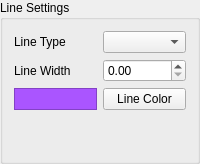
               <widget class="QGroupBox" name="gbLineSettings">
                <property name="minimumSize">
                 <size>
                  <width>150</width>
                  <height>0</height>
                 </size>
                </property>
                <property name="title">
                 <string>Line Settings</string>
                </property>
                <property name="flat">
                 <bool>true</bool>
                </property>
                <layout class="QGridLayout" name="gridLayout_19">
                 <item row="0" column="0">
                  <layout class="QVBoxLayout" name="verticalLayout_16">
                   <item>
                    <layout class="QVBoxLayout" name="verticalLayout_6">
                     <item>
                      <layout class="QHBoxLayout" name="horizontalLayout_4">
                       <item>
                        <widget class="QLabel" name="lbLineType">
                         <property name="text">
                          <string>Line Type</string>
                         </property>
                         <property name="wordWrap">
                          <bool>false</bool>
                         </property>
                        </widget>
                       </item>
                       <item>
                        <widget class="QComboBox" name="cmbLineType"/>
                       </item>
                      </layout>
                     </item>
                     <item>
                      <layout class="QHBoxLayout" name="horizontalLayout_3">
                       <item>
                        <widget class="QLabel" name="lbLineWidth">
                         <property name="text">
                          <string>Line Width</string>
                         </property>
                         <property name="wordWrap">
                          <bool>false</bool>
                         </property>
                        </widget>
                       </item>
                       <item>
                        <widget class="QDoubleSpinBox" name="m_lineWidthDoubleSpinBox"/>
                       </item>
                      </layout>
                     </item>
                     <item>
                      <layout class="QHBoxLayout" name="horizontalLayout_2">
                       <item>
                        <widget class="QFrame" name="fraLineColor">
                         <property name="palette">
                          <palette>
                           <active>
                            <colorrole role="WindowText">
                             <brush brushstyle="SolidPattern">
                              <color alpha="255">
                               <red>0</red>
                               <green>0</green>
                               <blue>0</blue>
                              </color>
                             </brush>
                            </colorrole>
                            <colorrole role="Button">
                             <brush brushstyle="SolidPattern">
                              <color alpha="255">
                               <red>212</red>
                               <green>208</green>
                               <blue>200</blue>
                              </color>
                             </brush>
                            </colorrole>
                            <colorrole role="Light">
                             <brush brushstyle="SolidPattern">
                              <color alpha="255">
                               <red>255</red>
                               <green>255</green>
                               <blue>255</blue>
                              </color>
                             </brush>
                            </colorrole>
                            <colorrole role="Midlight">
                             <brush brushstyle="SolidPattern">
                              <color alpha="255">
                               <red>233</red>
                               <green>231</green>
                               <blue>227</blue>
                              </color>
                             </brush>
                            </colorrole>
                            <colorrole role="Dark">
                             <brush brushstyle="SolidPattern">
                              <color alpha="255">
                               <red>106</red>
                               <green>104</green>
                               <blue>100</blue>
                              </color>
                             </brush>
                            </colorrole>
                            <colorrole role="Mid">
                             <brush brushstyle="SolidPattern">
                              <color alpha="255">
                               <red>141</red>
                               <green>138</green>
                               <blue>133</blue>
                              </color>
                             </brush>
                            </colorrole>
                            <colorrole role="Text">
                             <brush brushstyle="SolidPattern">
                              <color alpha="255">
                               <red>0</red>
                               <green>0</green>
                               <blue>0</blue>
                              </color>
                             </brush>
                            </colorrole>
                            <colorrole role="BrightText">
                             <brush brushstyle="SolidPattern">
                              <color alpha="255">
                               <red>255</red>
                               <green>255</green>
                               <blue>255</blue>
                              </color>
                             </brush>
                            </colorrole>
                            <colorrole role="ButtonText">
                             <brush brushstyle="SolidPattern">
                              <color alpha="255">
                               <red>0</red>
                               <green>0</green>
                               <blue>0</blue>
                              </color>
                             </brush>
                            </colorrole>
                            <colorrole role="Base">
                             <brush brushstyle="SolidPattern">
                              <color alpha="255">
                               <red>255</red>
                               <green>255</green>
                               <blue>255</blue>
                              </color>
                             </brush>
                            </colorrole>
                            <colorrole role="Window">
                             <brush brushstyle="SolidPattern">
                              <color alpha="255">
                               <red>170</red>
                               <green>85</green>
                               <blue>255</blue>
                              </color>
                             </brush>
                            </colorrole>
                            <colorrole role="Shadow">
                             <brush brushstyle="SolidPattern">
                              <color alpha="255">
                               <red>0</red>
                               <green>0</green>
                               <blue>0</blue>
                              </color>
                             </brush>
                            </colorrole>
                            <colorrole role="Highlight">
                             <brush brushstyle="SolidPattern">
                              <color alpha="255">
                               <red>0</red>
                               <green>0</green>
                               <blue>128</blue>
                              </color>
                             </brush>
                            </colorrole>
                            <colorrole role="HighlightedText">
                             <brush brushstyle="SolidPattern">
                              <color alpha="255">
                               <red>255</red>
                               <green>255</green>
                               <blue>255</blue>
                              </color>
                             </brush>
                            </colorrole>
                            <colorrole role="Link">
                             <brush brushstyle="SolidPattern">
                              <color alpha="255">
                               <red>0</red>
                               <green>0</green>
                               <blue>0</blue>
                              </color>
                             </brush>
                            </colorrole>
                            <colorrole role="LinkVisited">
                             <brush brushstyle="SolidPattern">
                              <color alpha="255">
                               <red>0</red>
                               <green>0</green>
                               <blue>0</blue>
                              </color>
                             </brush>
                            </colorrole>
                           </active>
                           <inactive>
                            <colorrole role="WindowText">
                             <brush brushstyle="SolidPattern">
                              <color alpha="255">
                               <red>0</red>
                               <green>0</green>
                               <blue>0</blue>
                              </color>
                             </brush>
                            </colorrole>
                            <colorrole role="Button">
                             <brush brushstyle="SolidPattern">
                              <color alpha="255">
                               <red>212</red>
                               <green>208</green>
                               <blue>200</blue>
                              </color>
                             </brush>
                            </colorrole>
                            <colorrole role="Light">
                             <brush brushstyle="SolidPattern">
                              <color alpha="255">
                               <red>255</red>
                               <green>255</green>
                               <blue>255</blue>
                              </color>
                             </brush>
                            </colorrole>
                            <colorrole role="Midlight">
                             <brush brushstyle="SolidPattern">
                              <color alpha="255">
                               <red>243</red>
                               <green>239</green>
                               <blue>230</blue>
                              </color>
                             </brush>
                            </colorrole>
                            <colorrole role="Dark">
                             <brush brushstyle="SolidPattern">
                              <color alpha="255">
                               <red>106</red>
                               <green>104</green>
                               <blue>100</blue>
                              </color>
                             </brush>
                            </colorrole>
                            <colorrole role="Mid">
                             <brush brushstyle="SolidPattern">
                              <color alpha="255">
                               <red>141</red>
                               <green>138</green>
                               <blue>133</blue>
                              </color>
                             </brush>
                            </colorrole>
                            <colorrole role="Text">
                             <brush brushstyle="SolidPattern">
                              <color alpha="255">
                               <red>0</red>
                               <green>0</green>
                               <blue>0</blue>
                              </color>
                             </brush>
                            </colorrole>
                            <colorrole role="BrightText">
                             <brush brushstyle="SolidPattern">
                              <color alpha="255">
                               <red>255</red>
                               <green>255</green>
                               <blue>255</blue>
                              </color>
                             </brush>
                            </colorrole>
                            <colorrole role="ButtonText">
                             <brush brushstyle="SolidPattern">
                              <color alpha="255">
                               <red>0</red>
                               <green>0</green>
                               <blue>0</blue>
                              </color>
                             </brush>
                            </colorrole>
                            <colorrole role="Base">
                             <brush brushstyle="SolidPattern">
                              <color alpha="255">
                               <red>255</red>
                               <green>255</green>
                               <blue>255</blue>
                              </color>
                             </brush>
                            </colorrole>
                            <colorrole role="Window">
                             <brush brushstyle="SolidPattern">
                              <color alpha="255">
                               <red>170</red>
                               <green>85</green>
                               <blue>255</blue>
                              </color>
                             </brush>
                            </colorrole>
                            <colorrole role="Shadow">
                             <brush brushstyle="SolidPattern">
                              <color alpha="255">
                               <red>0</red>
                               <green>0</green>
                               <blue>0</blue>
                              </color>
                             </brush>
                            </colorrole>
                            <colorrole role="Highlight">
                             <brush brushstyle="SolidPattern">
                              <color alpha="255">
                               <red>0</red>
                               <green>0</green>
                               <blue>128</blue>
                              </color>
                             </brush>
                            </colorrole>
                            <colorrole role="HighlightedText">
                             <brush brushstyle="SolidPattern">
                              <color alpha="255">
                               <red>255</red>
                               <green>255</green>
                               <blue>255</blue>
                              </color>
                             </brush>
                            </colorrole>
                            <colorrole role="Link">
                             <brush brushstyle="SolidPattern">
                              <color alpha="255">
                               <red>0</red>
                               <green>0</green>
                               <blue>255</blue>
                              </color>
                             </brush>
                            </colorrole>
                            <colorrole role="LinkVisited">
                             <brush brushstyle="SolidPattern">
                              <color alpha="255">
                               <red>255</red>
                               <green>0</green>
                               <blue>255</blue>
                              </color>
                             </brush>
                            </colorrole>
                           </inactive>
                           <disabled>
                            <colorrole role="WindowText">
                             <brush brushstyle="SolidPattern">
                              <color alpha="255">
                               <red>128</red>
                               <green>128</green>
                               <blue>128</blue>
                              </color>
                             </brush>
                            </colorrole>
                            <colorrole role="Button">
                             <brush brushstyle="SolidPattern">
                              <color alpha="255">
                               <red>212</red>
                               <green>208</green>
                               <blue>200</blue>
                              </color>
                             </brush>
                            </colorrole>
                            <colorrole role="Light">
                             <brush brushstyle="SolidPattern">
                              <color alpha="255">
                               <red>255</red>
                               <green>255</green>
                               <blue>255</blue>
                              </color>
                             </brush>
                            </colorrole>
                            <colorrole role="Midlight">
                             <brush brushstyle="SolidPattern">
                              <color alpha="255">
                               <red>243</red>
                               <green>239</green>
                               <blue>230</blue>
                              </color>
                             </brush>
                            </colorrole>
                            <colorrole role="Dark">
                             <brush brushstyle="SolidPattern">
                              <color alpha="255">
                               <red>106</red>
                               <green>104</green>
                               <blue>100</blue>
                              </color>
                             </brush>
                            </colorrole>
                            <colorrole role="Mid">
                             <brush brushstyle="SolidPattern">
                              <color alpha="255">
                               <red>141</red>
                               <green>138</green>
                               <blue>133</blue>
                              </color>
                             </brush>
                            </colorrole>
                            <colorrole role="Text">
                             <brush brushstyle="SolidPattern">
                              <color alpha="255">
                               <red>128</red>
                               <green>128</green>
                               <blue>128</blue>
                              </color>
                             </brush>
                            </colorrole>
                            <colorrole role="BrightText">
                             <brush brushstyle="SolidPattern">
                              <color alpha="255">
                               <red>255</red>
                               <green>255</green>
                               <blue>255</blue>
                              </color>
                             </brush>
                            </colorrole>
                            <colorrole role="ButtonText">
                             <brush brushstyle="SolidPattern">
                              <color alpha="255">
                               <red>128</red>
                               <green>128</green>
                               <blue>128</blue>
                              </color>
                             </brush>
                            </colorrole>
                            <colorrole role="Base">
                             <brush brushstyle="SolidPattern">
                              <color alpha="255">
                               <red>255</red>
                               <green>255</green>
                               <blue>255</blue>
                              </color>
                             </brush>
                            </colorrole>
                            <colorrole role="Window">
                             <brush brushstyle="SolidPattern">
                              <color alpha="255">
                               <red>170</red>
                               <green>85</green>
                               <blue>255</blue>
                              </color>
                             </brush>
                            </colorrole>
                            <colorrole role="Shadow">
                             <brush brushstyle="SolidPattern">
                              <color alpha="255">
                               <red>0</red>
                               <green>0</green>
                               <blue>0</blue>
                              </color>
                             </brush>
                            </colorrole>
                            <colorrole role="Highlight">
                             <brush brushstyle="SolidPattern">
                              <color alpha="255">
                               <red>0</red>
                               <green>0</green>
                               <blue>128</blue>
                              </color>
                             </brush>
                            </colorrole>
                            <colorrole role="HighlightedText">
                             <brush brushstyle="SolidPattern">
                              <color alpha="255">
                               <red>255</red>
                               <green>255</green>
                               <blue>255</blue>
                              </color>
                             </brush>
                            </colorrole>
                            <colorrole role="Link">
                             <brush brushstyle="SolidPattern">
                              <color alpha="255">
                               <red>0</red>
                               <green>0</green>
                               <blue>255</blue>
                              </color>
                             </brush>
                            </colorrole>
                            <colorrole role="LinkVisited">
                             <brush brushstyle="SolidPattern">
                              <color alpha="255">
                               <red>255</red>
                               <green>0</green>
                               <blue>255</blue>
                              </color>
                             </brush>
                            </colorrole>
                           </disabled>
                          </palette>
                         </property>
                         <property name="autoFillBackground">
                          <bool>true</bool>
                         </property>
                         <property name="frameShape">
                          <enum>QFrame::StyledPanel</enum>
                         </property>
                         <property name="frameShadow">
                          <enum>QFrame::Raised</enum>
                         </property>
                        </widget>
                       </item>
                       <item>
                        <widget class="QPushButton" name="pbLineColor">
                         <property name="text">
                          <string>Line Color</string>
                         </property>
                        </widget>
                       </item>
                      </layout>
                     </item>
                    </layout>
                   </item>
                   <item>
                    <spacer name="verticalSpacer_6">
                     <property name="orientation">
                      <enum>Qt::Vertical</enum>
                     </property>
                     <property name="sizeHint" stdset="0">
                      <size>
                       <width>20</width>
                       <height>40</height>
                      </size>
                     </property>
                    </spacer>
                   </item>
                  </layout>
                 </item>
                </layout>
               </widget>
